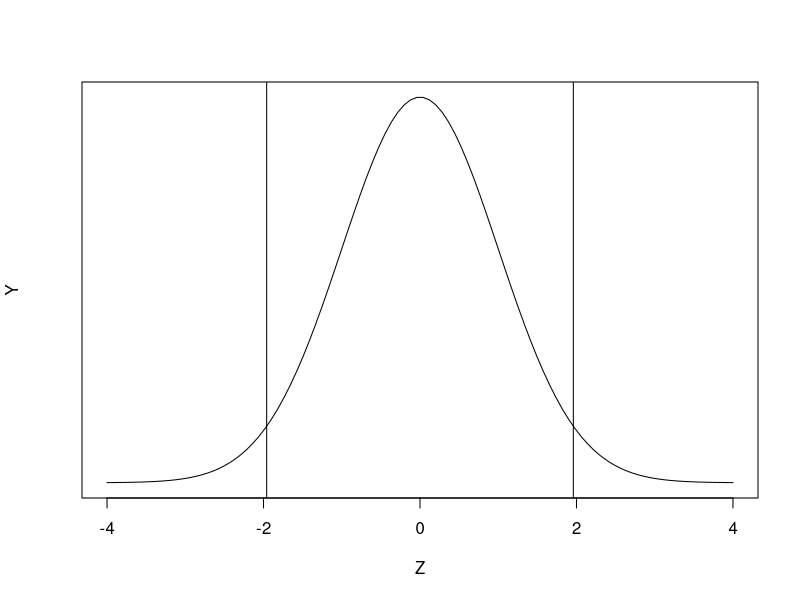

Here is the R script that generated this plot: (Note: this script raises an error after producing the figure.)
## ---- chunk 1
par(mfrow = c(1,1)) # This tells R to put 1 row, 1 columns
plot(x = seq(-4,4, length.out = 100), y = dnorm(seq(-4,4,length.out = 100)), xlab = "Z", ylab = "Y", type = "l", yaxt = 'n')
abline(v = -1.96)
abline(v = 1.96)
#Needs "-1.96", "1.45", and "1.96" arrows on x axis 
## ---- chunk 2
gsub('(.{1,90})(\\s|$)', '\\1\n', paste(prefix., input.content[21])) %>% cat()
## ---- chunk 3
responses.gpt[21] %>% cat()
## ---- chunk 4
library(knitr)
library(kableExtra)
set.seed(1)
vals <- round(rnorm(30),1) %>% table() 
vals <-  t(vals) %>% as.data.frame()
vals <- vals[,c(2,3)]
names(vals) <- c("Obs","Frequency")

vals$cumulative.freq <- cumsum(vals$Frequency)
vals$cumulative.freq <- round(cumsum(vals$Frequency)/max(cumsum(vals$Frequency)),3)

names(vals) <- c('Observations', 
                 'Frequency',
                 'F_S(x)')

barplot(vals$Frequency ~ vals$Observations, 
        xlab = 'Observations', 
        ylab = 'Frequency')

## ---- chunk 5
library(knitr)
library(kableExtra)
set.seed(1)
vals <- round(rnorm(30),1) %>% table() 
vals <-  t(vals) %>% as.data.frame()
vals <- vals[,c(2,3)]
names(vals) <- c("Obs","Frequency")

vals$cumulative.freq <- cumsum(vals$Frequency)
vals$cumulative.freq <- round(cumsum(vals$Frequency)/max(cumsum(vals$Frequency)),3)
vals$fraction <- stringr::str_c(vals$Frequency,"/30",sep = "")
vals$cum.fraction <- stringr::str_c(cumsum(vals$Frequency),"/30",sep = "")

vals[,2] <- stringr::str_c(vals[,2]," (",vals[,4],")")
vals[,3] <- stringr::str_c(vals[,3]," (",vals[,5],")")
vals <- vals[,c(1:3)]

names(vals) <- c('Observations', 
                 'Freq. (Relative Freq)',
                 'Cumulative Frequency, F_S(x)')

head(vals,4) %>% knitr::kable()%>%
  kable_styling(full_width = F)

## ---- chunk 6
library(knitr)
library(kableExtra)
set.seed(1)
vals <- round(rnorm(30),1) %>% table() 
vals <-  t(vals) %>% as.data.frame()
vals <- vals[,c(2,3)]
names(vals) <- c("Obs","Frequency")
vals$Obs <- vals$Obs %>% as.character() %>% as.numeric()

vals$cumulative.freq <- cumsum(vals$Frequency)
vals$cumulative.freq <- round(cumsum(vals$Frequency)/max(cumsum(vals$Frequency)),3)
vals$Z_score <- round((vals$Obs - mean(vals$Obs))/sd(vals$Obs),3)

names(vals) <- c('Observations', 
                 'Frequency',
                 'F_S(x)',
                 'Z.score.obs')

head(vals,4) %>% knitr::kable()%>%
  kable_styling(full_width = F)

## ---- chunk 7
library(knitr)
library(kableExtra)

set.seed(1)
vals <- round(rnorm(30),1) %>% table() 
vals <-  t(vals) %>% as.data.frame()
vals <- vals[,c(2,3)]
names(vals) <- c("Obs","Frequency")
vals$Obs <- vals$Obs %>% as.character() %>% as.numeric()

vals$cumulative.freq <- cumsum(vals$Frequency)
vals$cumulative.freq <- round(cumsum(vals$Frequency)/max(cumsum(vals$Frequency)),3)
vals$Z_score <- round((vals$Obs - mean(vals$Obs))/sd(vals$Obs),3)
vals$col4 <- round(pnorm(vals$Z_score, mean(vals$Obs), sd(vals$Obs)),3)

names(vals) <- c('Observations', 
                 'Frequency',
                 'F_S(x)',
                 'Z.score.obs',
                 'F_T(X)')

head(vals,4) %>% knitr::kable()%>%
  kable_styling(full_width = F)

## ---- chunk 8
library(knitr)
library(kableExtra)

set.seed(1)
vals <- round(rnorm(30),1) %>% table() 
vals <-  t(vals) %>% as.data.frame()
vals <- vals[,c(2,3)]
names(vals) <- c("Obs","Frequency")
vals$Obs <- vals$Obs %>% as.character() %>% as.numeric()

vals$cumulative.freq <- cumsum(vals$Frequency)
vals$cumulative.freq <- round(cumsum(vals$Frequency)/max(cumsum(vals$Frequency)),3)
vals$Z_score <- round((vals$Obs - mean(vals$Obs))/sd(vals$Obs),3)
vals$col4 <- round(pnorm(vals$Z_score, mean(vals$Obs), sd(vals$Obs)),3)

names(vals) <- c('Observations', 
                 'Frequency',
                 'F_S(x)',
                 'Z.score.obs',
                 'F_T(X)')

vals$D <- abs(vals$`F_S(x)`-vals$`F_T(X)`)

vals %>% knitr::kable()%>%
  kable_styling(full_width = F)%>%
  row_spec(which.max(vals$D), bold = T, color = "white", background = "red")



## ---- chunk 9
gsub('(.{1,90})(\\s|$)', '\\1\n', paste(prefix., input.content[15])) %>% cat()
## ---- chunk 10
responses.gpt[15] %>% cat()
## ---- chunk 11
gsub('(.{1,90})(\\s|$)', '\\1\n', paste(prefix., input.content[20])) %>% cat()
## ---- chunk 12
responses.gpt[20] %>% cat()
## ---- chunk 13
par(mfrow = c(2,1), mar=c(4,4,1,1)) 
plot(x = seq(-4,4, length.out = 100), y = dnorm(seq(-4,4,length.out = 100)), xlab = "Z (a)", ylab = "Y", type = "l", yaxt = 'n')
abline(v = -1.96)
abline(v = 1.96)
#Needs "-1.96", "1.45", and "1.96" arrows on x axis 

plot(x = seq(-4,4, length.out = 100), y = dnorm(seq(-4,4,length.out = 100)), xlab = "Z (b)", ylab = "Y", type = "l", yaxt = 'n')
abline(v = -1.645)

#Needs "-1.645" 
